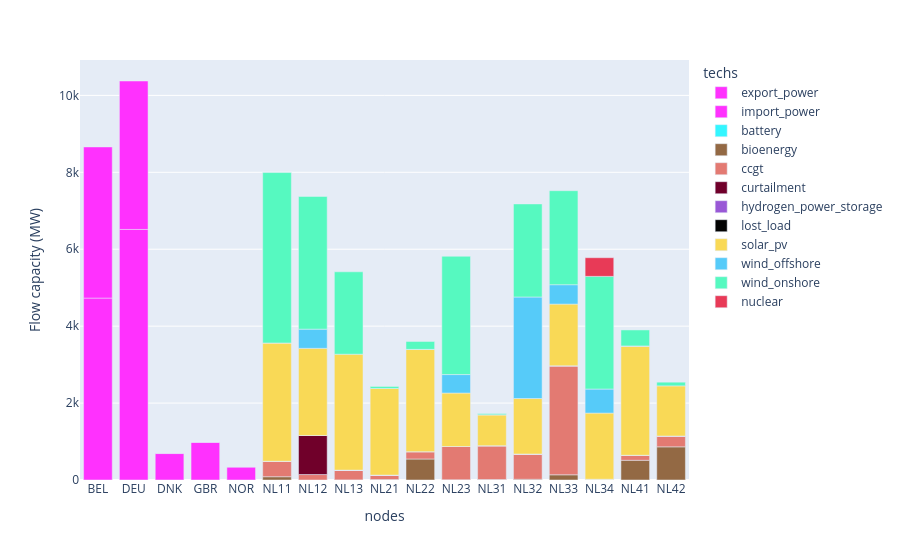

The notebook cell saved with this chart:
### Code cell
plot_capacity('results/cost-optimal-design_nuts2.nc', exclude_transmission=True, colors=colours)

### Figure 1 — Plotly figure (JSON) as saved in the notebook; plotly's stock layout.template omitted (floating-point values rounded to 4 significant figures)
{"data": [{"hovertemplate": "techs=export_power<br>nodes=%{x}<br>Flow capacity (MW)=%{y}<extra></extra>", "legendgroup": "export_power", "marker": {"color": "#ff31fe", "pattern": {"shape": ""}}, "name": "export_power", "orientation": "v", "showlegend": true, "textposition": "auto", "type": "bar", "x": ["BEL", "DEU", "DNK", "GBR", "NOR"], "xaxis": "x", "y": [4730.0, 6514.0, 687.6, 979.1, 338.4], "yaxis": "y"}, {"hovertemplate": "techs=import_power<br>nodes=%{x}<br>Flow capacity (MW)=%{y}<extra></extra>", "legendgroup": "import_power", "marker": {"color": "#ff31fe", "pattern": {"shape": ""}}, "name": "import_power", "orientation": "v", "showlegend": true, "textposition": "auto", "type": "bar", "x": ["BEL", "DEU", "DNK", "GBR", "NOR"], "xaxis": "x", "y": [3929.0, 3860.0, 6.343, 1.29, 0.2601], "yaxis": "y"}, {"hovertemplate": "techs=battery<br>nodes=%{x}<br>Flow capacity (MW)=%{y}<extra></extra>", "legendgroup": "battery", "marker": {"color": "#33F6FF", "pattern": {"shape": ""}}, "name": "battery", "orientation": "v", "showlegend": true, "textposition": "auto", "type": "bar", "x": ["NL11", "NL12", "NL13", "NL21", "NL22", "NL23", "NL31", "NL32", "NL33", "NL34", "NL41", "NL42"], "xaxis": "x", "y": [0.004558, 0.004522, 0.004626, 0.004554, 0.00462, 0.004558, 0.004597, 0.004497, 0.004613, 0.004583, 0.004593, 0.004568], "yaxis": "y"}, {"hovertemplate": "techs=bioenergy<br>nodes=%{x}<br>Flow capacity (MW)=%{y}<extra></extra>", "legendgroup": "bioenergy", "marker": {"color": "#936944", "pattern": {"shape": ""}}, "name": "bioenergy", "orientation": "v", "showlegend": true, "textposition": "auto", "type": "bar", "x": ["NL11", "NL12", "NL13", "NL21", "NL22", "NL23", "NL31", "NL32", "NL33", "NL34", "NL41", "NL42"], "xaxis": "x", "y": [85.05, 0.108, 3.021, 12.04, 545.8, 5.64, 12.37, 19.0, 135.1, 6.962, 512.6, 862.3], "yaxis": "y"}, {"hovertemplate": "techs=ccgt<br>nodes=%{x}<br>Flow capacity (MW)=%{y}<extra></extra>", "legendgroup": "ccgt", "marker": {"color": "#E37A72", "pattern": {"shape": ""}}, "name": "ccgt", "orientation": "v", "showlegend": true, "textposition": "auto", "type": "bar", "x": ["NL11", "NL12", "NL13", "NL21", "NL22", "NL23", "NL31", "NL32", "NL33", "NL34", "NL41", "NL42"], "xaxis": "x", "y": [402.9, 141.2, 254.0, 115.5, 191.8, 865.0, 879.1, 656.6, 2835.0, 13.39, 130.8, 281.9], "yaxis": "y"}, {"hovertemplate": "techs=curtailment<br>nodes=%{x}<br>Flow capacity (MW)=%{y}<extra></extra>", "legendgroup": "curtailment", "marker": {"color": "#70002a", "pattern": {"shape": ""}}, "name": "curtailment", "orientation": "v", "showlegend": true, "textposition": "auto", "type": "bar", "x": ["NL11", "NL12", "NL13", "NL21", "NL22", "NL23", "NL31", "NL32", "NL33", "NL34", "NL41", "NL42"], "xaxis": "x", "y": [0.007818, 1017.0, 0.01398, 0.007967, 0.001567, 0.007681, 0.006836, 0.01224, 0.007953, 0.001833, 0.001446, 0.001402], "yaxis": "y"}, {"hovertemplate": "techs=hydrogen_power_storage<br>nodes=%{x}<br>Flow capacity (MW)=%{y}<extra></extra>", "legendgroup": "hydrogen_power_storage", "marker": {"color": "#9958D6", "pattern": {"shape": ""}}, "name": "hydrogen_power_storage", "orientation": "v", "showlegend": true, "textposition": "auto", "type": "bar", "x": ["NL11", "NL12", "NL13", "NL21", "NL22", "NL23", "NL31", "NL32", "NL33", "NL34", "NL41", "NL42"], "xaxis": "x", "y": [0.002369, 0.002442, 0.00235, 0.002318, 0.002329, 0.00236, 0.002311, 0.002414, 0.002376, 0.002435, 0.002315, 0.00232], "yaxis": "y"}, {"hovertemplate": "techs=lost_load<br>nodes=%{x}<br>Flow capacity (MW)=%{y}<extra></extra>", "legendgroup": "lost_load", "marker": {"color": "#030303", "pattern": {"shape": ""}}, "name": "lost_load", "orientation": "v", "showlegend": true, "textposition": "auto", "type": "bar", "x": ["NL11", "NL12", "NL13", "NL21", "NL22", "NL23", "NL31", "NL32", "NL33", "NL34", "NL41", "NL42"], "xaxis": "x", "y": [1.504e-08, 1.501e-08, 1.484e-08, 1.49e-08, 1.468e-08, 1.507e-08, 1.474e-08, 1.482e-08, 1.51e-08, 1.49e-08, 1.486e-08, 1.448e-08], "yaxis": "y"}, {"hovertemplate": "techs=solar_pv<br>nodes=%{x}<br>Flow capacity (MW)=%{y}<extra></extra>", "legendgroup": "solar_pv", "marker": {"color": "#F9D956", "pattern": {"shape": ""}}, "name": "solar_pv", "orientation": "v", "showlegend": true, "textposition": "auto", "type": "bar", "x": ["NL11", "NL12", "NL13", "NL21", "NL22", "NL23", "NL31", "NL32", "NL33", "NL34", "NL41", "NL42"], "xaxis": "x", "y": [3074.0, 2265.0, 3013.0, 2252.0, 2658.0, 1390.0, 802.6, 1443.0, 1603.0, 1719.0, 2835.0, 1303.0], "yaxis": "y"}, {"hovertemplate": "techs=wind_offshore<br>nodes=%{x}<br>Flow capacity (MW)=%{y}<extra></extra>", "legendgroup": "wind_offshore", "marker": {"color": "#56CBF9", "pattern": {"shape": ""}}, "name": "wind_offshore", "orientation": "v", "showlegend": true, "textposition": "auto", "type": "bar", "x": ["NL11", "NL12", "NL22", "NL23", "NL31", "NL32", "NL33", "NL34", "NL41"], "xaxis": "x", "y": [8.13e-05, 498.6, 0.9998, 480.3, 2.0, 2639.0, 505.2, 624.9, 6.0], "yaxis": "y"}, {"hovertemplate": "techs=wind_onshore<br>nodes=%{x}<br>Flow capacity (MW)=%{y}<extra></extra>", "legendgroup": "wind_onshore", "marker": {"color": "#56F9C0", "pattern": {"shape": ""}}, "name": "wind_onshore", "orientation": "v", "showlegend": true, "textposition": "auto", "type": "bar", "x": ["NL11", "NL12", "NL13", "NL21", "NL22", "NL23", "NL31", "NL32", "NL33", "NL34", "NL41", "NL42"], "xaxis": "x", "y": [4431.0, 3450.0, 2143.0, 52.37, 205.4, 3075.0, 30.32, 2420.0, 2444.0, 2930.0, 416.2, 96.47], "yaxis": "y"}, {"hovertemplate": "techs=nuclear<br>nodes=%{x}<br>Flow capacity (MW)=%{y}<extra></extra>", "legendgroup": "nuclear", "marker": {"color": "#e83a57", "pattern": {"shape": ""}}, "name": "nuclear", "orientation": "v", "showlegend": true, "textposition": "auto", "type": "bar", "x": ["NL34"], "xaxis": "x", "y": [485.0], "yaxis": "y"}], "layout": {"barmode": "relative", "legend": {"title": {"text": "techs"}, "tracegroupgap": 0}, "margin": {"t": 60}, "xaxis": {"anchor": "y", "domain": [0, 1], "title": {"text": "nodes"}}, "yaxis": {"anchor": "x", "domain": [0, 1], "title": {"text": "Flow capacity (MW)"}}}}
